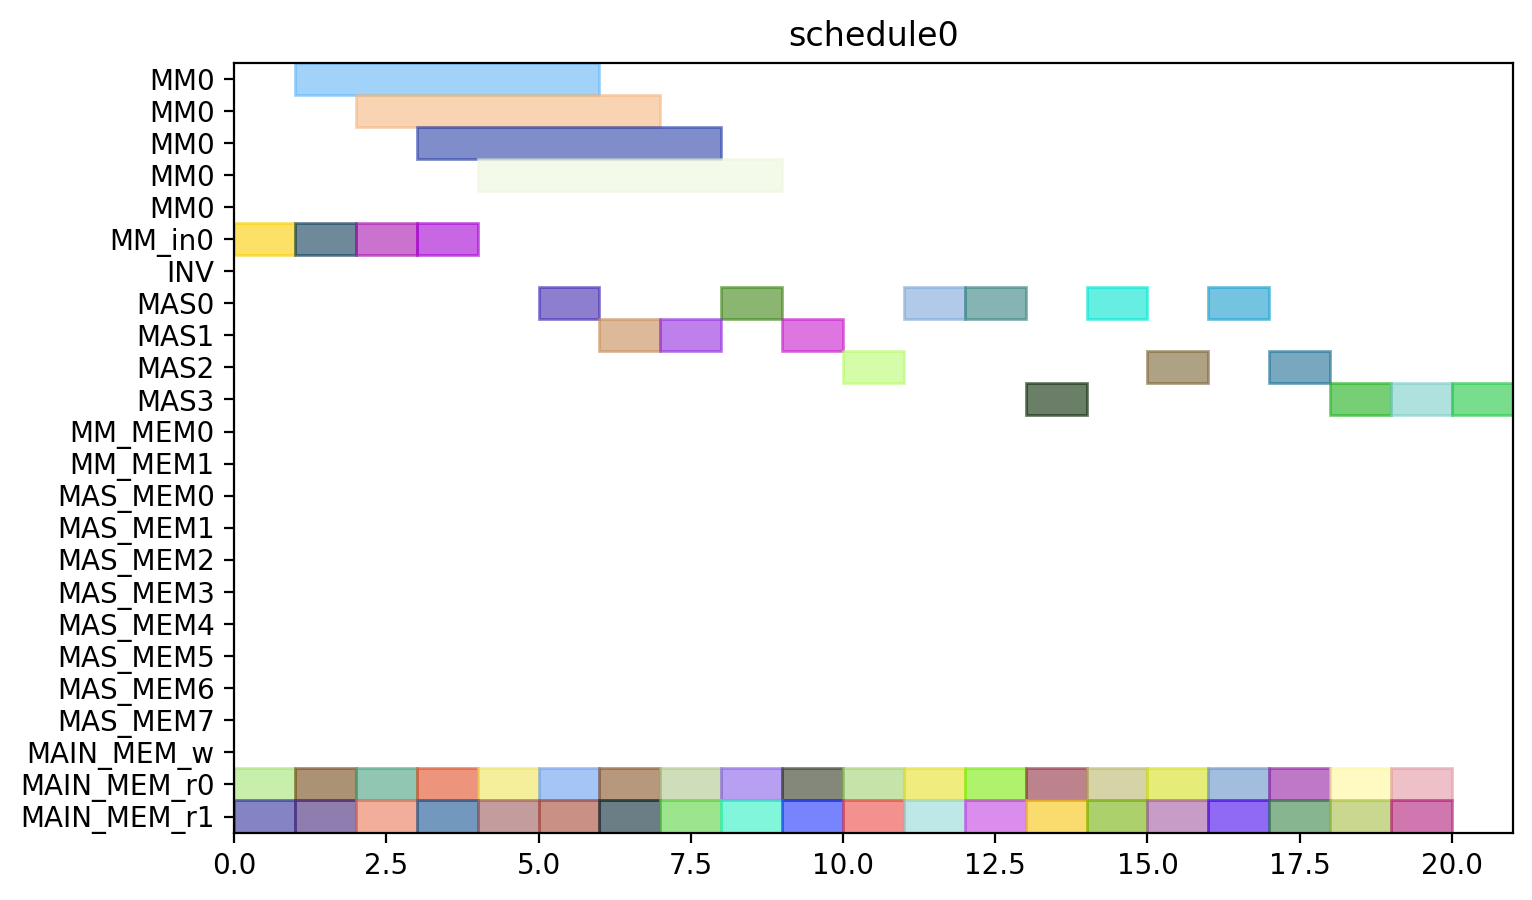

Reproduce this figure in Python.
from pyschedule import Scenario, solvers, plotters, alt


def solve():
	horizon = 90
	S = Scenario("schedule0", horizon=horizon)

	# resource
	MM = S.Resources('MM', num=1, size=5)
	MM_in = S.Resources('MM_in', num=1)
	INV = S.Resource('INV')
	MAS = S.Resources('MAS', num=4, size=1, periods=range(1, horizon))
	MM_MEM = S.Resources('MM_MEM', num=2)
	MAS_MEM = S.Resources('MAS_MEM', num=8)
	MAIN_MEM_w = S.Resource('MAIN_MEM_w', size=1)
	MAIN_MEM_r = S.Resources('MAIN_MEM_r', num=2)

	# result of previous scheduling

	# new tasks
	c_t0_a1_0 = S.Task('c_t0_a1_0', length=1, delay_cost=1)
	c_t0_a1_0 += alt(MAS)

	c_t0_a1_0_mem0 = S.Task('c_t0_a1_0_mem0', length=1, delay_cost=1)
	c_t0_a1_0_mem0 += MAIN_MEM_r[0]
	S += c_t0_a1_0_mem0 <= c_t0_a1_0

	c_t0_a1_0_mem1 = S.Task('c_t0_a1_0_mem1', length=1, delay_cost=1)
	c_t0_a1_0_mem1 += MAIN_MEM_r[1]
	S += c_t0_a1_0_mem1 <= c_t0_a1_0

	c_t0_a1_1 = S.Task('c_t0_a1_1', length=1, delay_cost=1)
	c_t0_a1_1 += alt(MAS)

	c_t0_a1_1_mem0 = S.Task('c_t0_a1_1_mem0', length=1, delay_cost=1)
	c_t0_a1_1_mem0 += MAIN_MEM_r[0]
	S += c_t0_a1_1_mem0 <= c_t0_a1_1

	c_t0_a1_1_mem1 = S.Task('c_t0_a1_1_mem1', length=1, delay_cost=1)
	c_t0_a1_1_mem1 += MAIN_MEM_r[1]
	S += c_t0_a1_1_mem1 <= c_t0_a1_1

	c_t0_t10 = S.Task('c_t0_t10', length=1, delay_cost=1)
	c_t0_t10 += alt(MAS)

	c_t0_t10_mem0 = S.Task('c_t0_t10_mem0', length=1, delay_cost=1)
	c_t0_t10_mem0 += MAIN_MEM_r[0]
	S += c_t0_t10_mem0 <= c_t0_t10

	c_t0_t10_mem1 = S.Task('c_t0_t10_mem1', length=1, delay_cost=1)
	c_t0_t10_mem1 += MAIN_MEM_r[1]
	S += c_t0_t10_mem1 <= c_t0_t10

	c_t0_t11 = S.Task('c_t0_t11', length=1, delay_cost=1)
	c_t0_t11 += alt(MAS)

	c_t0_t11_mem0 = S.Task('c_t0_t11_mem0', length=1, delay_cost=1)
	c_t0_t11_mem0 += MAIN_MEM_r[0]
	S += c_t0_t11_mem0 <= c_t0_t11

	c_t0_t11_mem1 = S.Task('c_t0_t11_mem1', length=1, delay_cost=1)
	c_t0_t11_mem1 += MAIN_MEM_r[1]
	S += c_t0_t11_mem1 <= c_t0_t11

	c_t0_t3_t0_in = S.Task('c_t0_t3_t0_in', length=1, delay_cost=1)
	c_t0_t3_t0_in += alt(MM_in)
	c_t0_t3_t0 = S.Task('c_t0_t3_t0', length=5, delay_cost=1)
	c_t0_t3_t0 += alt(MM)
	S += c_t0_t3_t0>=c_t0_t3_t0_in

	c_t0_t3_t0_mem0 = S.Task('c_t0_t3_t0_mem0', length=1, delay_cost=1)
	c_t0_t3_t0_mem0 += MAIN_MEM_r[0]
	S += c_t0_t3_t0_mem0 <= c_t0_t3_t0

	c_t0_t3_t0_mem1 = S.Task('c_t0_t3_t0_mem1', length=1, delay_cost=1)
	c_t0_t3_t0_mem1 += MAIN_MEM_r[1]
	S += c_t0_t3_t0_mem1 <= c_t0_t3_t0

	c_t0_t3_t1_in = S.Task('c_t0_t3_t1_in', length=1, delay_cost=1)
	c_t0_t3_t1_in += alt(MM_in)
	c_t0_t3_t1 = S.Task('c_t0_t3_t1', length=5, delay_cost=1)
	c_t0_t3_t1 += alt(MM)
	S += c_t0_t3_t1>=c_t0_t3_t1_in

	c_t0_t3_t1_mem0 = S.Task('c_t0_t3_t1_mem0', length=1, delay_cost=1)
	c_t0_t3_t1_mem0 += MAIN_MEM_r[0]
	S += c_t0_t3_t1_mem0 <= c_t0_t3_t1

	c_t0_t3_t1_mem1 = S.Task('c_t0_t3_t1_mem1', length=1, delay_cost=1)
	c_t0_t3_t1_mem1 += MAIN_MEM_r[1]
	S += c_t0_t3_t1_mem1 <= c_t0_t3_t1

	c_t0_t3_t2 = S.Task('c_t0_t3_t2', length=1, delay_cost=1)
	c_t0_t3_t2 += alt(MAS)

	c_t0_t3_t2_mem0 = S.Task('c_t0_t3_t2_mem0', length=1, delay_cost=1)
	c_t0_t3_t2_mem0 += MAIN_MEM_r[0]
	S += c_t0_t3_t2_mem0 <= c_t0_t3_t2

	c_t0_t3_t2_mem1 = S.Task('c_t0_t3_t2_mem1', length=1, delay_cost=1)
	c_t0_t3_t2_mem1 += MAIN_MEM_r[1]
	S += c_t0_t3_t2_mem1 <= c_t0_t3_t2

	c_t0_t3_t3 = S.Task('c_t0_t3_t3', length=1, delay_cost=1)
	c_t0_t3_t3 += alt(MAS)

	c_t0_t3_t3_mem0 = S.Task('c_t0_t3_t3_mem0', length=1, delay_cost=1)
	c_t0_t3_t3_mem0 += MAIN_MEM_r[0]
	S += c_t0_t3_t3_mem0 <= c_t0_t3_t3

	c_t0_t3_t3_mem1 = S.Task('c_t0_t3_t3_mem1', length=1, delay_cost=1)
	c_t0_t3_t3_mem1 += MAIN_MEM_r[1]
	S += c_t0_t3_t3_mem1 <= c_t0_t3_t3

	c_t1_a1_0 = S.Task('c_t1_a1_0', length=1, delay_cost=1)
	c_t1_a1_0 += alt(MAS)

	c_t1_a1_0_mem0 = S.Task('c_t1_a1_0_mem0', length=1, delay_cost=1)
	c_t1_a1_0_mem0 += MAIN_MEM_r[0]
	S += c_t1_a1_0_mem0 <= c_t1_a1_0

	c_t1_a1_0_mem1 = S.Task('c_t1_a1_0_mem1', length=1, delay_cost=1)
	c_t1_a1_0_mem1 += MAIN_MEM_r[1]
	S += c_t1_a1_0_mem1 <= c_t1_a1_0

	c_t1_a1_1 = S.Task('c_t1_a1_1', length=1, delay_cost=1)
	c_t1_a1_1 += alt(MAS)

	c_t1_a1_1_mem0 = S.Task('c_t1_a1_1_mem0', length=1, delay_cost=1)
	c_t1_a1_1_mem0 += MAIN_MEM_r[0]
	S += c_t1_a1_1_mem0 <= c_t1_a1_1

	c_t1_a1_1_mem1 = S.Task('c_t1_a1_1_mem1', length=1, delay_cost=1)
	c_t1_a1_1_mem1 += MAIN_MEM_r[1]
	S += c_t1_a1_1_mem1 <= c_t1_a1_1

	c_t1_t10 = S.Task('c_t1_t10', length=1, delay_cost=1)
	c_t1_t10 += alt(MAS)

	c_t1_t10_mem0 = S.Task('c_t1_t10_mem0', length=1, delay_cost=1)
	c_t1_t10_mem0 += MAIN_MEM_r[0]
	S += c_t1_t10_mem0 <= c_t1_t10

	c_t1_t10_mem1 = S.Task('c_t1_t10_mem1', length=1, delay_cost=1)
	c_t1_t10_mem1 += MAIN_MEM_r[1]
	S += c_t1_t10_mem1 <= c_t1_t10

	c_t1_t11 = S.Task('c_t1_t11', length=1, delay_cost=1)
	c_t1_t11 += alt(MAS)

	c_t1_t11_mem0 = S.Task('c_t1_t11_mem0', length=1, delay_cost=1)
	c_t1_t11_mem0 += MAIN_MEM_r[0]
	S += c_t1_t11_mem0 <= c_t1_t11

	c_t1_t11_mem1 = S.Task('c_t1_t11_mem1', length=1, delay_cost=1)
	c_t1_t11_mem1 += MAIN_MEM_r[1]
	S += c_t1_t11_mem1 <= c_t1_t11

	c_t1_t3_t0_in = S.Task('c_t1_t3_t0_in', length=1, delay_cost=1)
	c_t1_t3_t0_in += alt(MM_in)
	c_t1_t3_t0 = S.Task('c_t1_t3_t0', length=5, delay_cost=1)
	c_t1_t3_t0 += alt(MM)
	S += c_t1_t3_t0>=c_t1_t3_t0_in

	c_t1_t3_t0_mem0 = S.Task('c_t1_t3_t0_mem0', length=1, delay_cost=1)
	c_t1_t3_t0_mem0 += MAIN_MEM_r[0]
	S += c_t1_t3_t0_mem0 <= c_t1_t3_t0

	c_t1_t3_t0_mem1 = S.Task('c_t1_t3_t0_mem1', length=1, delay_cost=1)
	c_t1_t3_t0_mem1 += MAIN_MEM_r[1]
	S += c_t1_t3_t0_mem1 <= c_t1_t3_t0

	c_t1_t3_t1_in = S.Task('c_t1_t3_t1_in', length=1, delay_cost=1)
	c_t1_t3_t1_in += alt(MM_in)
	c_t1_t3_t1 = S.Task('c_t1_t3_t1', length=5, delay_cost=1)
	c_t1_t3_t1 += alt(MM)
	S += c_t1_t3_t1>=c_t1_t3_t1_in

	c_t1_t3_t1_mem0 = S.Task('c_t1_t3_t1_mem0', length=1, delay_cost=1)
	c_t1_t3_t1_mem0 += MAIN_MEM_r[0]
	S += c_t1_t3_t1_mem0 <= c_t1_t3_t1

	c_t1_t3_t1_mem1 = S.Task('c_t1_t3_t1_mem1', length=1, delay_cost=1)
	c_t1_t3_t1_mem1 += MAIN_MEM_r[1]
	S += c_t1_t3_t1_mem1 <= c_t1_t3_t1

	c_t1_t3_t2 = S.Task('c_t1_t3_t2', length=1, delay_cost=1)
	c_t1_t3_t2 += alt(MAS)

	c_t1_t3_t2_mem0 = S.Task('c_t1_t3_t2_mem0', length=1, delay_cost=1)
	c_t1_t3_t2_mem0 += MAIN_MEM_r[0]
	S += c_t1_t3_t2_mem0 <= c_t1_t3_t2

	c_t1_t3_t2_mem1 = S.Task('c_t1_t3_t2_mem1', length=1, delay_cost=1)
	c_t1_t3_t2_mem1 += MAIN_MEM_r[1]
	S += c_t1_t3_t2_mem1 <= c_t1_t3_t2

	c_t1_t3_t3 = S.Task('c_t1_t3_t3', length=1, delay_cost=1)
	c_t1_t3_t3 += alt(MAS)

	c_t1_t3_t3_mem0 = S.Task('c_t1_t3_t3_mem0', length=1, delay_cost=1)
	c_t1_t3_t3_mem0 += MAIN_MEM_r[0]
	S += c_t1_t3_t3_mem0 <= c_t1_t3_t3

	c_t1_t3_t3_mem1 = S.Task('c_t1_t3_t3_mem1', length=1, delay_cost=1)
	c_t1_t3_t3_mem1 += MAIN_MEM_r[1]
	S += c_t1_t3_t3_mem1 <= c_t1_t3_t3

	c_t2_a1_0 = S.Task('c_t2_a1_0', length=1, delay_cost=1)
	c_t2_a1_0 += alt(MAS)

	c_t2_a1_0_mem0 = S.Task('c_t2_a1_0_mem0', length=1, delay_cost=1)
	c_t2_a1_0_mem0 += MAIN_MEM_r[0]
	S += c_t2_a1_0_mem0 <= c_t2_a1_0

	c_t2_a1_0_mem1 = S.Task('c_t2_a1_0_mem1', length=1, delay_cost=1)
	c_t2_a1_0_mem1 += MAIN_MEM_r[1]
	S += c_t2_a1_0_mem1 <= c_t2_a1_0

	c_t2_a1_1 = S.Task('c_t2_a1_1', length=1, delay_cost=1)
	c_t2_a1_1 += alt(MAS)

	c_t2_a1_1_mem0 = S.Task('c_t2_a1_1_mem0', length=1, delay_cost=1)
	c_t2_a1_1_mem0 += MAIN_MEM_r[0]
	S += c_t2_a1_1_mem0 <= c_t2_a1_1

	c_t2_a1_1_mem1 = S.Task('c_t2_a1_1_mem1', length=1, delay_cost=1)
	c_t2_a1_1_mem1 += MAIN_MEM_r[1]
	S += c_t2_a1_1_mem1 <= c_t2_a1_1

	c_t2_t10 = S.Task('c_t2_t10', length=1, delay_cost=1)
	c_t2_t10 += alt(MAS)

	c_t2_t10_mem0 = S.Task('c_t2_t10_mem0', length=1, delay_cost=1)
	c_t2_t10_mem0 += MAIN_MEM_r[0]
	S += c_t2_t10_mem0 <= c_t2_t10

	c_t2_t10_mem1 = S.Task('c_t2_t10_mem1', length=1, delay_cost=1)
	c_t2_t10_mem1 += MAIN_MEM_r[1]
	S += c_t2_t10_mem1 <= c_t2_t10

	c_t2_t11 = S.Task('c_t2_t11', length=1, delay_cost=1)
	c_t2_t11 += alt(MAS)

	c_t2_t11_mem0 = S.Task('c_t2_t11_mem0', length=1, delay_cost=1)
	c_t2_t11_mem0 += MAIN_MEM_r[0]
	S += c_t2_t11_mem0 <= c_t2_t11

	c_t2_t11_mem1 = S.Task('c_t2_t11_mem1', length=1, delay_cost=1)
	c_t2_t11_mem1 += MAIN_MEM_r[1]
	S += c_t2_t11_mem1 <= c_t2_t11

	solvers.mip.solve(S,msg=1,kind='CPLEX',ratio_gap=1.01)

	solution = [['hoge']*len(S.solution()[1]) for i in range(len(S.solution()))]
	for i in range(len(S.solution())):
		for j in range(len(S.solution()[i])):
			solution[i][j]=str(S.solution()[i][j])
	print(solution)

	cycles = int(solution[-1][3])

	pic_file_name = "/home/mfukuda/ABE/python/multiRAM_multiMAS/scheduling_result/stage5MM1_stage1MAS4/SQR/schedule0.png"
	if(S.solution() != []):
		plotters.matplotlib.plot(S,img_filename=pic_file_name, show_task_labels=False, fig_size=(cycles*0.25+3, 5))

	return solution
